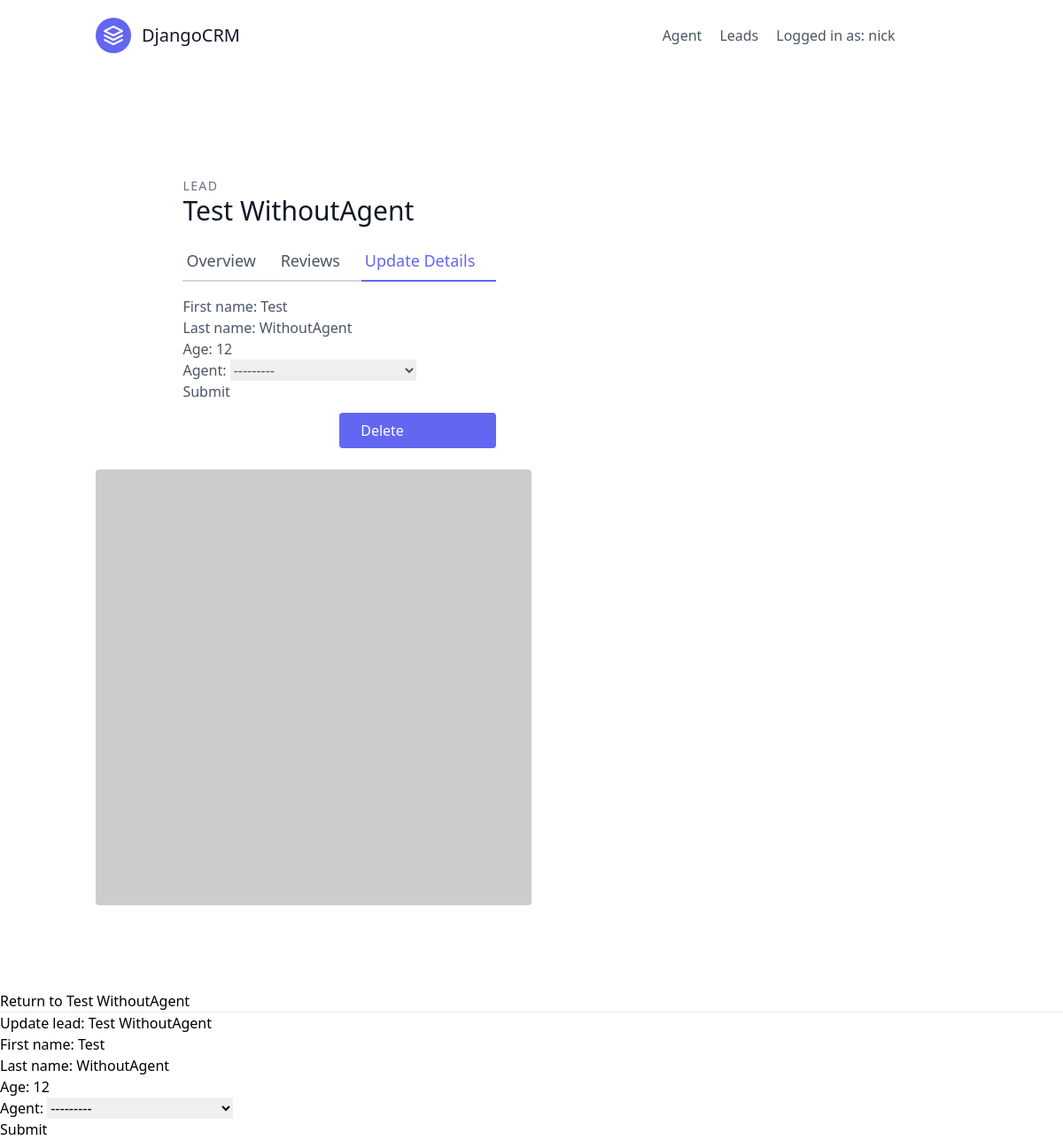
Page /website/2/update/ (signed in) on the earlier database version.
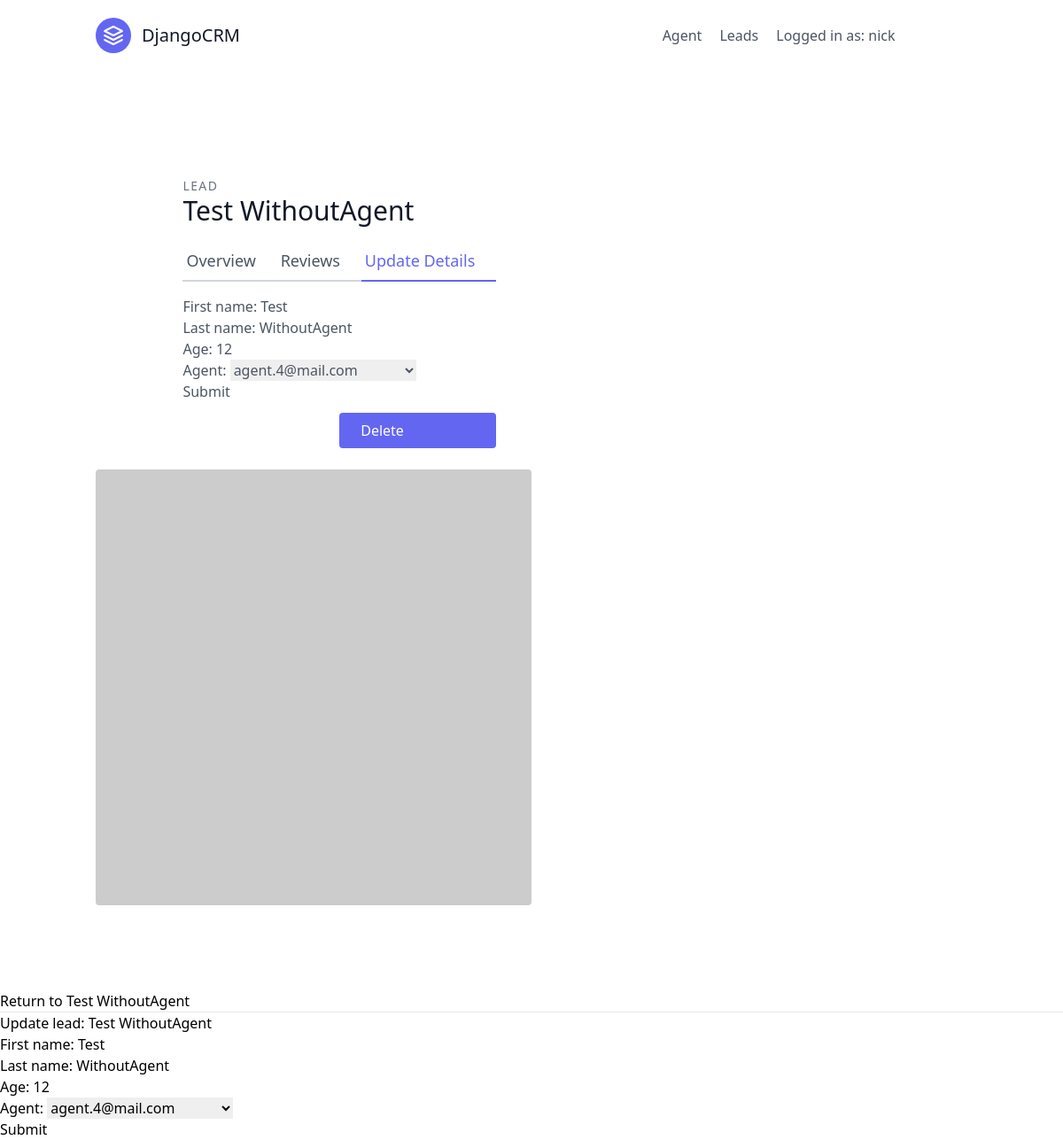
Same page on the later database version.
### website/models.py (models this page shows, shortened)
class Lead(models.Model):
    first_name = models.CharField(max_length=20)
    last_name = models.CharField(max_length=20)
    age = models.IntegerField(default=0)
    organisation = models.ForeignKey(UserProfile, on_delete=models.CASCADE)
    agent = models.ForeignKey("Agent", null=True, blank=True, on_delete=models.SET_NULL)  # every lead have just 1 agent
    category = models.ForeignKey("Category", null=True, blank=True, on_delete=models.SET_NULL)

### website/views.py (the view, shortened to what this page needs)
# urls.py: path('<int:pk>/update/', LeadUpdateView.as_view(), name='lead-update'),
class LeadUpdateView(OrganiserAndLoginRequiredMixin, generic.UpdateView):
    template_name = "website/lead_update.html"
    form_class = LeadModelForm
    def get_queryset(self):
        user = self.request.user
        return Lead.objects.filter(organisation=user.userprofile)

### website/forms.py
class LeadModelForm(forms.ModelForm):
    class Meta:
        model = Lead
        fields = (
            'first_name',
            'last_name',
            'age',
            'agent'
        )

### agents/mixins.py (called while the page is built)
    def dispatch(self, request, *args, **kwargs):
        if not request.user.is_authenticated or not request.user.is_organiser:
            return redirect('website:lead-list')
        return super().dispatch(request, *args, **kwargs)

### website/models.py (called while the page is built)
    def __str__(self):
        return self.user.email

### templates/website/lead_update.html (shortened to what this page needs)
{% extends "base.html" %}
{% block content %}
    <section class="text-gray-600 body-font overflow-hidden">
        <div class="container px-5 py-24 mx-auto">
            <div class="lg:w-4/5 mx-auto flex flex-wrap">
                <div class="lg:w-1/2 w-full lg:pr-10 lg:py-6 mb-6 lg:mb-0">
                <h2 class="text-sm title-font text-gray-500 tracking-widest">LEAD</h2>
                <h1 class="text-gray-900 text-3xl title-font font-medium mb-4">{{ lead.first_name }} {{ lead.last_name }}</h1>
                <div class="flex mb-4">
                    <a href="{% url 'website:lead-detail' lead.pk %}" class="flex-grow border-b-2 border-gray-300 py-2 text-lg px-1">
                      Overview
                    </a>
                    <a class="flex-grow border-b-2 border-gray-300 py-2 text-lg px-1">
                      Reviews
                    </a>
                    <a href="{% url 'website:lead-update' lead.pk %}" class="flex-grow text-indigo-500 border-b-2 border-indigo-500 py-2 text-lg px-1">
                      Update Details
                    </a>
                </div>
                <form method="post">
                    {{ form }}
                    <button type="submit">Submit</button>
                </form>
                 <a href="{% url 'website:lead-delete' lead.pk %}" class="w-1/2 mt-3 flex ml-auto text-white bg-indigo-500 border-0 py-2 px-6 focus:outline-none hover:bg-indigo-600 rounded">
                     Delete
                 </a>
                </div>
            </div>
          <img alt="ecommerce" class="lg:w-1/2 w-full lg:h-auto h-64 object-cover object-center rounded" src="https://dummyimage.com/400x400">
        </div>
    </section>
    <a href="{% url 'website:lead-detail' lead.pk %}"> Return to {{ lead.first_name }} {{ lead.last_name }}</a>
    <hr/>
    <h1> Update lead: {{ lead.first_name }} {{ lead.last_name }} </h1>
    <form method="post">
        {{ form }}
        <button type="submit">Submit</button>
    </form>
{% endblock content %}

Differences in the rows shown:
changed Lead "Test": agent "---------" → "agent.4@mail.com"
